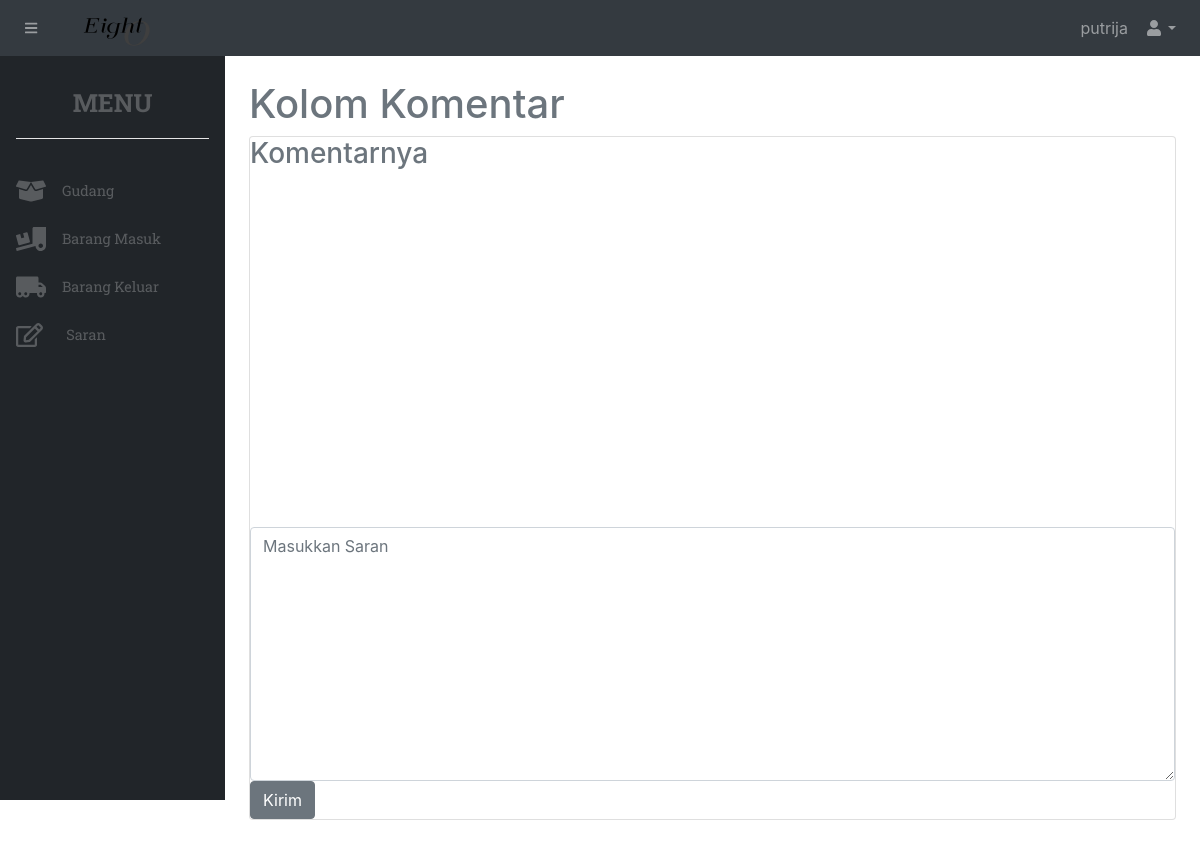
The app's page /stockbarang/komentar.php (signed in), older data.
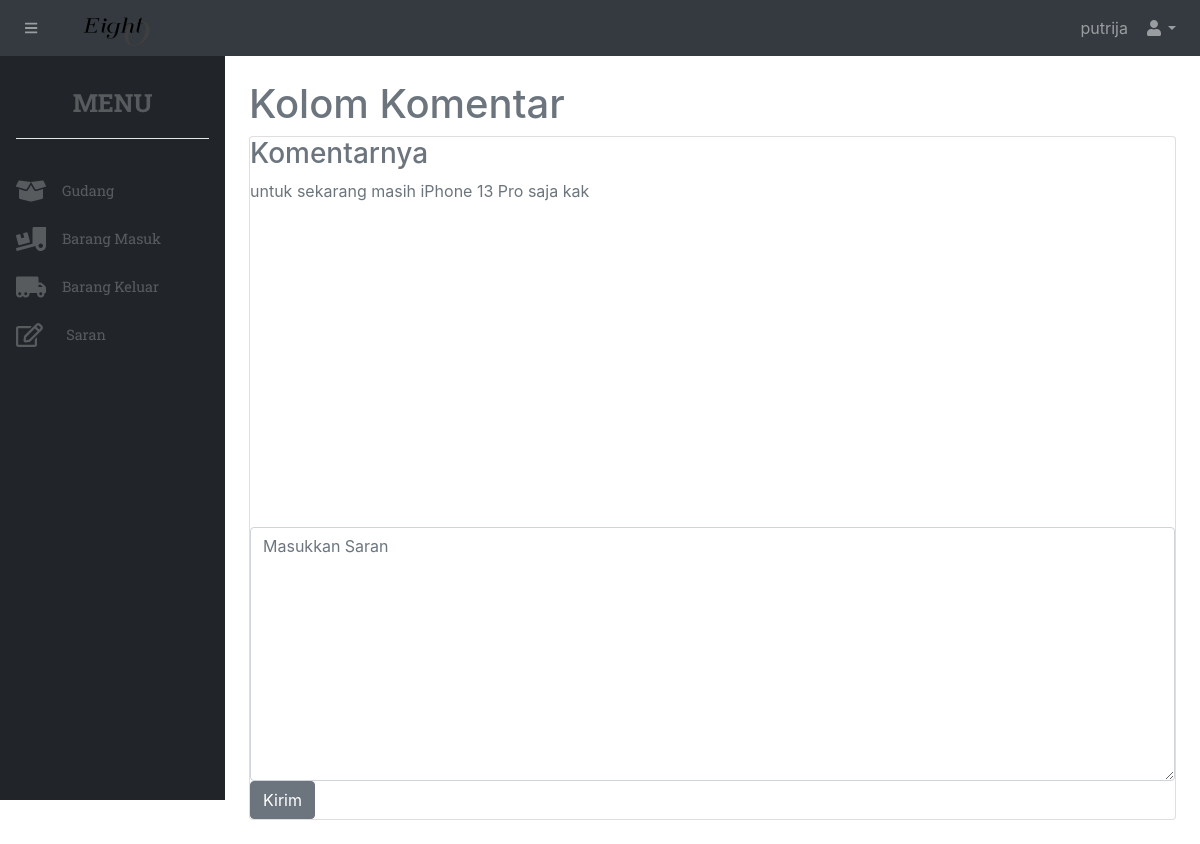
The same page, newer data.
### tables this page shows
CREATE TABLE `saran` (
  `idsaran` int(11) NOT NULL,
  `iduser` int(11) NOT NULL,
  `isi` text NOT NULL,
  `waktu` varchar(255) NOT NULL,
  `tujuan` varchar(255) NOT NULL DEFAULT 'umum',
  `level` varchar(255) NOT NULL
);

### stockbarang/komentar.php (the view, shortened to what this page needs)
<?php include "include/header.php"; ?>
<?php
    $iduser = $_SESSION['iduser'];
    $result = mysqli_query($koneksi, "SELECT * FROM saran WHERE iduser = '$iduser' OR (level = 'admin' AND tujuan = '$iduser')");
    $rows = [];
    while($row = mysqli_fetch_assoc($result)) {
        $rows[] = $row;
    }
    $komennya = $rows;
?>
<h1 class="mt-4">Kolom Komentar</h1>
<div class="card mb-4">
<h3>Komentarnya</h3>
<div style="width: 50%;height:300px;">
<?php foreach($komennya as $kmn): ?>
    <div>
        <?= $kmn['isi']; ?>
    </div>
<?php endforeach; ?>
</div>
<div class="table-responsive mt-5">
            <form action="" method="post">
                <textarea placeholder="Masukkan Saran" name="isi" id="isi" class="form-control" rows="10"></textarea>
                <button name="kirim" class="btn btn-secondary" type="submit">Kirim</button>
            </form>
        </div>
</div>

Row changes from the older to the newer data that the page shows:
added saran: isi "untuk sekarang masih iPhone 13 Pro saja kak"
